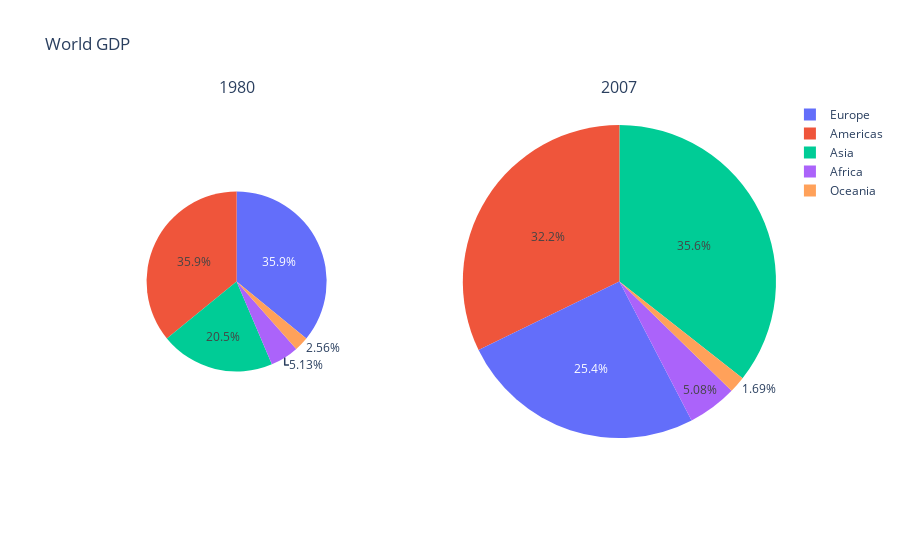

This figure's notebook cell:
### Code cell
labels = ["Asia", "Europe", "Africa", "Americas", "Oceania"]

fig = make_subplots(1, 2, specs=[[{'type':'domain'}, {'type':'domain'}]],
                    subplot_titles=['1980', '2007'])
fig.add_trace(go.Pie(labels=labels, values=[4, 7, 1, 7, 0.5], scalegroup='one',
                     name="World GDP 1980"), 1, 1)
fig.add_trace(go.Pie(labels=labels, values=[21, 15, 3, 19, 1], scalegroup='one',
                     name="World GDP 2007"), 1, 2)

fig.update_layout(title_text='World GDP')
fig.show()

### Figure 1 — Plotly figure (JSON) as saved in the notebook; plotly's stock layout.template omitted (floating-point values rounded to 4 significant figures)
{"data": [{"domain": {"x": [0, 0.45], "y": [0, 1]}, "labels": ["Asia", "Europe", "Africa", "Americas", "Oceania"], "name": "World GDP 1980", "scalegroup": "one", "type": "pie", "values": [4, 7, 1, 7, 0.5]}, {"domain": {"x": [0.55, 1], "y": [0, 1]}, "labels": ["Asia", "Europe", "Africa", "Americas", "Oceania"], "name": "World GDP 2007", "scalegroup": "one", "type": "pie", "values": [21, 15, 3, 19, 1]}], "layout": {"annotations": [{"font": {"size": 16}, "showarrow": false, "text": "1980", "x": 0.225, "xanchor": "center", "xref": "paper", "y": 1, "yanchor": "bottom", "yref": "paper"}, {"font": {"size": 16}, "showarrow": false, "text": "2007", "x": 0.775, "xanchor": "center", "xref": "paper", "y": 1, "yanchor": "bottom", "yref": "paper"}], "title": {"text": "World GDP"}}}
